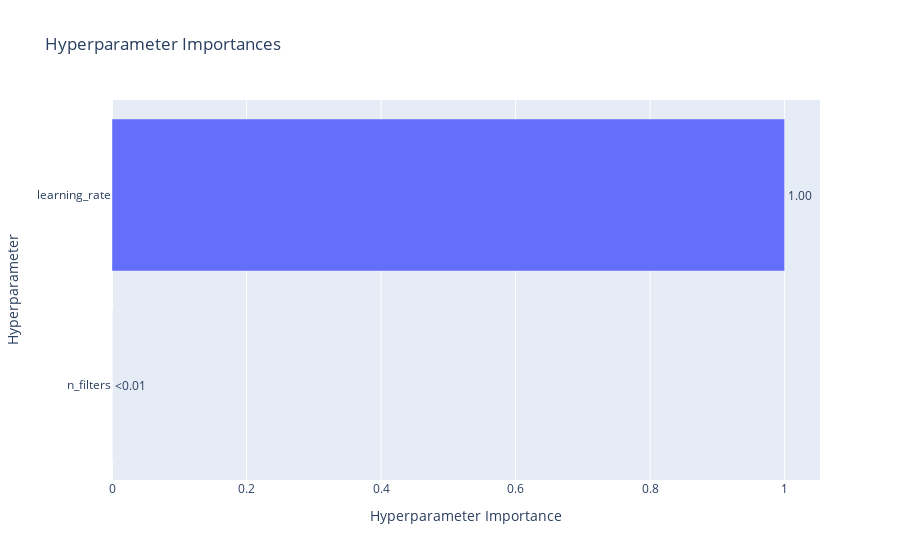

Here is the notebook cell this chart was saved with:
### Code cell
print(f'Number of finished trials: {len(study.trials)}')
print(f'Best trial:')
trial = study.best_trial

print(f'  Value: {trial.value}')
print(f'  Params: ')
for key, value in trial.params.items():
    print(f'    {key}: {value}')

# Visualisation
optuna.visualization.plot_optimization_history(study)
optuna.visualization.plot_param_importances(study)

### Figure 1 — Plotly figure (JSON) as saved in the notebook; plotly's stock layout.template omitted (floating-point values rounded to 4 significant figures)
{"data": [{"cliponaxis": false, "hovertemplate": ["n_filters (CategoricalDistribution): 0.0<extra></extra>", "learning_rate (FloatDistribution): 1.0<extra></extra>"], "name": "Objective Value", "orientation": "h", "text": ["<0.01", "1.00"], "textposition": "outside", "type": "bar", "x": [0, 1], "y": ["n_filters", "learning_rate"]}], "layout": {"title": {"text": "Hyperparameter Importances"}, "xaxis": {"title": {"text": "Hyperparameter Importance"}}, "yaxis": {"title": {"text": "Hyperparameter"}}}}
